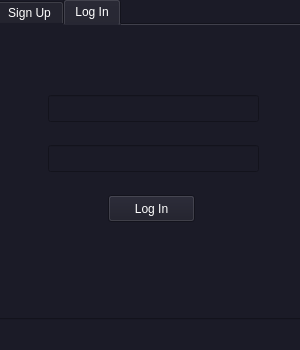
<?xml version="1.0" encoding="UTF-8"?>
<ui version="4.0">
 <class>MainWindow</class>
 <widget class="QMainWindow" name="MainWindow">
  <property name="geometry">
   <rect>
    <x>0</x>
    <y>0</y>
    <width>300</width>
    <height>350</height>
   </rect>
  </property>
  <property name="windowTitle">
   <string>Authorization</string>
  </property>
  <property name="styleSheet">
   <string notr="true">background-color: rgb(27, 27, 39);
color: rgb(255, 255, 255);</string>
  </property>
  <widget class="QWidget" name="centralwidget">
   <widget class="QTabWidget" name="tabWidget">
    <property name="geometry">
     <rect>
      <x>-4</x>
      <y>-1</y>
      <width>311</width>
      <height>321</height>
     </rect>
    </property>
    <property name="currentIndex">
     <number>1</number>
    </property>
    <widget class="QWidget" name="signup_tab">
     <attribute name="title">
      <string>Sign Up</string>
     </attribute>
     <widget class="QLineEdit" name="signup_name_line">
      <property name="geometry">
       <rect>
        <x>50</x>
        <y>110</y>
        <width>211</width>
        <height>27</height>
       </rect>
      </property>
     </widget>
     <widget class="QPushButton" name="signup_btn">
      <property name="geometry">
       <rect>
        <x>110</x>
        <y>210</y>
        <width>87</width>
        <height>27</height>
       </rect>
      </property>
      <property name="text">
       <string>Sign Up</string>
      </property>
     </widget>
     <widget class="QLineEdit" name="signup_email_line">
      <property name="geometry">
       <rect>
        <x>50</x>
        <y>60</y>
        <width>211</width>
        <height>27</height>
       </rect>
      </property>
     </widget>
     <widget class="QLineEdit" name="signup_password_line">
      <property name="geometry">
       <rect>
        <x>50</x>
        <y>160</y>
        <width>211</width>
        <height>27</height>
       </rect>
      </property>
     </widget>
    </widget>
    <widget class="QWidget" name="login_tab">
     <attribute name="title">
      <string>Log In</string>
     </attribute>
     <widget class="QLineEdit" name="login_password_line">
      <property name="geometry">
       <rect>
        <x>50</x>
        <y>120</y>
        <width>211</width>
        <height>27</height>
       </rect>
      </property>
     </widget>
     <widget class="QPushButton" name="login_btn">
      <property name="geometry">
       <rect>
        <x>110</x>
        <y>170</y>
        <width>87</width>
        <height>27</height>
       </rect>
      </property>
      <property name="text">
       <string>Log In</string>
      </property>
     </widget>
     <widget class="QLineEdit" name="login_name_line_2">
      <property name="geometry">
       <rect>
        <x>50</x>
        <y>70</y>
        <width>211</width>
        <height>27</height>
       </rect>
      </property>
     </widget>
    </widget>
   </widget>
  </widget>
  <widget class="QStatusBar" name="statusbar"/>
 </widget>
 <resources/>
 <connections/>
</ui>
